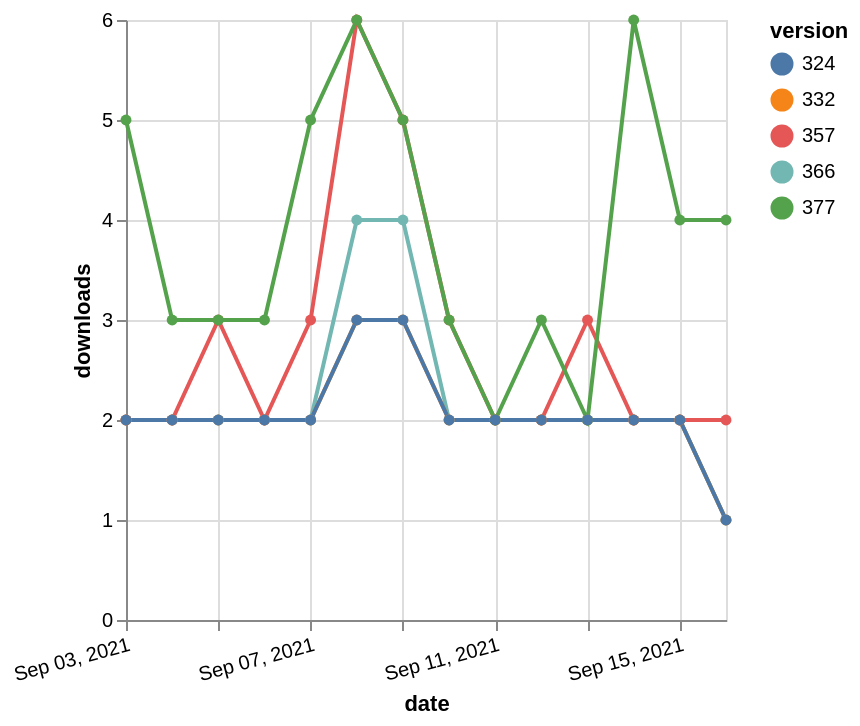

The Vega-Lite source for this figure:
### Vega-Lite specification from a JSON file in a GitHub repository (floating-point values rounded to 4 significant figures)
{"$schema": "https://vega.github.io/schema/vega-lite/v5.json", "description": "A simple bar chart with embedded data.", "data": {"values": [{"date": "2021-09-03", "total": 3489, "delta": 2, "version": "366"}, {"date": "2021-09-04", "total": 3491, "delta": 2, "version": "366"}, {"date": "2021-09-05", "total": 3493, "delta": 2, "version": "366"}, {"date": "2021-09-06", "total": 3495, "delta": 2, "version": "366"}, {"date": "2021-09-07", "total": 3497, "delta": 2, "version": "366"}, {"date": "2021-09-08", "total": 3501, "delta": 4, "version": "366"}, {"date": "2021-09-09", "total": 3505, "delta": 4, "version": "366"}, {"date": "2021-09-10", "total": 3507, "delta": 2, "version": "366"}, {"date": "2021-09-11", "total": 3509, "delta": 2, "version": "366"}, {"date": "2021-09-12", "total": 3511, "delta": 2, "version": "366"}, {"date": "2021-09-13", "total": 3513, "delta": 2, "version": "366"}, {"date": "2021-09-14", "total": 3515, "delta": 2, "version": "366"}, {"date": "2021-09-15", "total": 3517, "delta": 2, "version": "366"}, {"date": "2021-09-16", "total": 3518, "delta": 1, "version": "366"}, {"date": "2021-09-03", "total": 4202, "delta": 2, "version": "357"}, {"date": "2021-09-04", "total": 4204, "delta": 2, "version": "357"}, {"date": "2021-09-05", "total": 4207, "delta": 3, "version": "357"}, {"date": "2021-09-06", "total": 4209, "delta": 2, "version": "357"}, {"date": "2021-09-07", "total": 4212, "delta": 3, "version": "357"}, {"date": "2021-09-08", "total": 4218, "delta": 6, "version": "357"}, {"date": "2021-09-09", "total": 4223, "delta": 5, "version": "357"}, {"date": "2021-09-10", "total": 4226, "delta": 3, "version": "357"}, {"date": "2021-09-11", "total": 4228, "delta": 2, "version": "357"}, {"date": "2021-09-12", "total": 4230, "delta": 2, "version": "357"}, {"date": "2021-09-13", "total": 4233, "delta": 3, "version": "357"}, {"date": "2021-09-14", "total": 4235, "delta": 2, "version": "357"}, {"date": "2021-09-15", "total": 4237, "delta": 2, "version": "357"}, {"date": "2021-09-16", "total": 4239, "delta": 2, "version": "357"}, {"date": "2021-09-03", "total": 3481, "delta": 2, "version": "332"}, {"date": "2021-09-04", "total": 3483, "delta": 2, "version": "332"}, {"date": "2021-09-05", "total": 3485, "delta": 2, "version": "332"}, {"date": "2021-09-06", "total": 3487, "delta": 2, "version": "332"}, {"date": "2021-09-07", "total": 3489, "delta": 2, "version": "332"}, {"date": "2021-09-08", "total": 3492, "delta": 3, "version": "332"}, {"date": "2021-09-09", "total": 3495, "delta": 3, "version": "332"}, {"date": "2021-09-10", "total": 3497, "delta": 2, "version": "332"}, {"date": "2021-09-11", "total": 3499, "delta": 2, "version": "332"}, {"date": "2021-09-12", "total": 3501, "delta": 2, "version": "332"}, {"date": "2021-09-13", "total": 3503, "delta": 2, "version": "332"}, {"date": "2021-09-14", "total": 3505, "delta": 2, "version": "332"}, {"date": "2021-09-15", "total": 3507, "delta": 2, "version": "332"}, {"date": "2021-09-16", "total": 3508, "delta": 1, "version": "332"}, {"date": "2021-09-03", "total": 4642, "delta": 5, "version": "377"}, {"date": "2021-09-04", "total": 4645, "delta": 3, "version": "377"}, {"date": "2021-09-05", "total": 4648, "delta": 3, "version": "377"}, {"date": "2021-09-06", "total": 4651, "delta": 3, "version": "377"}, {"date": "2021-09-07", "total": 4656, "delta": 5, "version": "377"}, {"date": "2021-09-08", "total": 4662, "delta": 6, "version": "377"}, {"date": "2021-09-09", "total": 4667, "delta": 5, "version": "377"}, {"date": "2021-09-10", "total": 4670, "delta": 3, "version": "377"}, {"date": "2021-09-11", "total": 4672, "delta": 2, "version": "377"}, {"date": "2021-09-12", "total": 4675, "delta": 3, "version": "377"}, {"date": "2021-09-13", "total": 4677, "delta": 2, "version": "377"}, {"date": "2021-09-14", "total": 4683, "delta": 6, "version": "377"}, {"date": "2021-09-15", "total": 4687, "delta": 4, "version": "377"}, {"date": "2021-09-16", "total": 4691, "delta": 4, "version": "377"}, {"date": "2021-09-03", "total": 2683, "delta": 2, "version": "324"}, {"date": "2021-09-04", "total": 2685, "delta": 2, "version": "324"}, {"date": "2021-09-05", "total": 2687, "delta": 2, "version": "324"}, {"date": "2021-09-06", "total": 2689, "delta": 2, "version": "324"}, {"date": "2021-09-07", "total": 2691, "delta": 2, "version": "324"}, {"date": "2021-09-08", "total": 2694, "delta": 3, "version": "324"}, {"date": "2021-09-09", "total": 2697, "delta": 3, "version": "324"}, {"date": "2021-09-10", "total": 2699, "delta": 2, "version": "324"}, {"date": "2021-09-11", "total": 2701, "delta": 2, "version": "324"}, {"date": "2021-09-12", "total": 2703, "delta": 2, "version": "324"}, {"date": "2021-09-13", "total": 2705, "delta": 2, "version": "324"}, {"date": "2021-09-14", "total": 2707, "delta": 2, "version": "324"}, {"date": "2021-09-15", "total": 2709, "delta": 2, "version": "324"}, {"date": "2021-09-16", "total": 2710, "delta": 1, "version": "324"}]}, "width": "container", "mark": {"type": "line", "point": {"filled": true}}, "encoding": {"x": {"field": "date", "type": "temporal", "timeUnit": "yearmonthdate", "title": "date", "axis": {"labelAngle": -15}}, "y": {"field": "delta", "type": "quantitative", "title": "downloads"}, "color": {"field": "version", "type": "nominal"}, "tooltip": {"field": "delta"}}}
